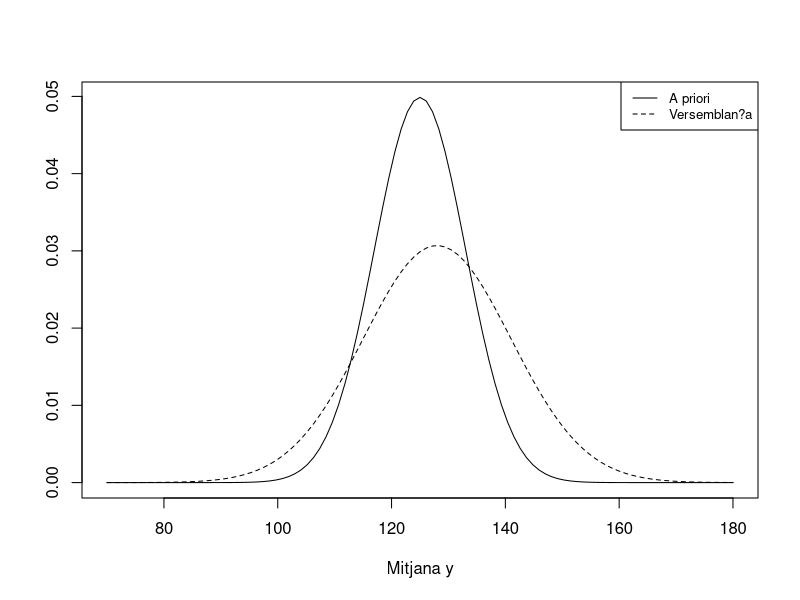
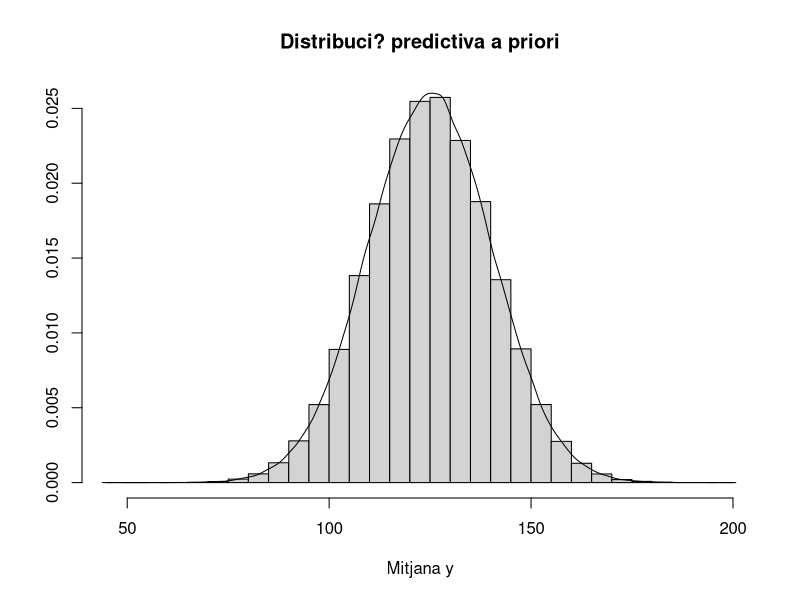

Here is the R script that generated these plots, in order:
## ---- chunk 1
 y <- c(98, 160, 136, 128, 130, 114, 123, 134, 128, 107, 123, 125, 129, 132, 154, 115, 126, 132, 136, 130)
## ---- chunk 2
mu0 <- 125
sd0 <- 8 
## ---- chunk 3
plot(function(x)dnorm(x, mean = mu0, sd = sd0), xlim = c(70, 180), ylab = "", xlab = "Mitjana y", lty = 1) 
plot(function(x)dnorm(x, mean = mean(y), sd = 13), xlim = c(70, 180), add = T, lty = 2)   
legend("topright", legend = c("A priori", "Versemblan?a"), lty = 1:2, cex = 0.8) 
## ---- chunk 4
 M <- 200000 
 sim <- rnorm(M, mu0, sd0) 
 dist.pre.priori.sim <- rnorm(M, sim, 13)
 
 hist(dist.pre.priori.sim,freq=FALSE,breaks=50,ylab='',xlab='Mitjana y',main='Distribuci? predictiva a priori')
 lines(density(dist.pre.priori.sim))
